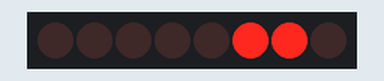
Simulated run of this sketch. Board: Arduino Uno, built with avr-gcc and run on an emulated ATmega328P. Shown: 8 shift-register outputs drawn as a row of LEDs (first output left, lit = HIGH). Wiring (inferred from the names in the program): shift register (74HC595): data pin 7; shift clock pin 6; latch pin 5. Wiring (inferred from the signals the program sends): row of LEDs: on Q0, Q1, Q2, Q3, Q4, Q5, Q6, Q7.

Above: at 2.1 s.
At 6.1 s:
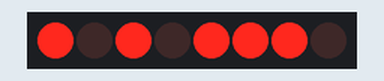
At 10.1 s:
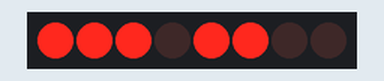
At 20.1 s:
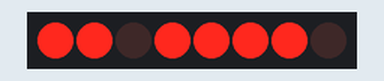
At 28.1 s:
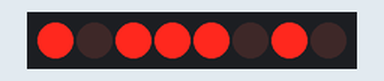
At 38.1 s:
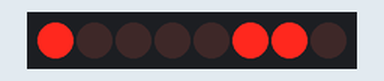
Timing chart, 0 to 39.6 s (numbered marks = the images above):
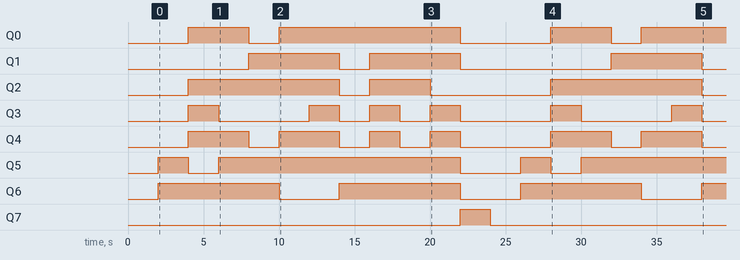

Measured:
- by itself, Q0: goes HIGH 4.0 s, LOW 2.0 s, HIGH 12.0 s, LOW 6.0 s, HIGH 4.0 s, LOW 2.0 s, then HIGH
- by itself, Q1: goes HIGH 6.0 s, LOW 2.0 s, HIGH 6.0 s, LOW 10.0 s, HIGH 6.0 s, then LOW
- by itself, Q2: goes HIGH 10.0 s, LOW 2.0 s, HIGH 4.0 s, LOW 8.0 s, HIGH 10.0 s, then LOW
- by itself, Q3: LOW → HIGH at 4.0 s, → LOW 2.0 s later, → HIGH 6.0 s later, → LOW 2.0 s later, … (12 changes in this stretch)
- by itself, Q4: LOW → HIGH at 4.0 s, → LOW 4.0 s later, → HIGH 2.0 s later, → LOW 4.0 s later, … (12 changes in this stretch)
- by itself, Q5: goes HIGH 2.0 s, LOW 2.0 s, HIGH 16.0 s, LOW 4.0 s, HIGH 2.0 s, LOW 2.0 s, then HIGH
- by itself, Q6: alternates HIGH for 8.0 s and LOW for 4.0 s
- by itself, Q7: LOW → HIGH at 22.0 s, → LOW 2.0 s later

The sketch:

Array_Cycle_Digits_LgDigitDriver_7Seg_dw.ino
```cpp
// dw Array Cycle Digits on Display
// dw Version  SparkFun Large Digit Driver (TPIC6C596 IC) https://www.sparkfun.com/products/13279
// Post #12 https://forum.arduino.cc/t/9-digit-numbers-and-words-on-7-segment-using-large-digit-driver-from-sparkfun/646721/11
// For use with Sparkfun LARGE DIGIT DRIVER BOARDS (may work with other shift registers but that's down to you!)
// Prepared by Dave Wilkie based on a method learnt by watching a video by Kristian Blåsol entitled: Using a 74HC595 to connect an Arduino to a 7-segment LED display - Anything Arduino episode 9
// https://www.youtube.com/watch?v=cHA-fwiA4Qo
// This sketch was written to work with Sparkfun large digit driver boards using the wiring method outlined in the Sparkfun Large Digit Driver Board hookup guide.
// I could not get my head round the method used in the Sparkfun example so hopefully this might be easier to understand for some people.

// Here is a lookup table to show how to display each individual digit:
// digit    corresponding decimal number
//                      0   // dw added
//   1                 96
//   2                 93
//   3                117
//   4                102
//   5                 55
//   6                 63
//   7                 97
//   8                127
//   9                103
//   0                123
//   DP               128  //dw added   https://learn.sunfounder.com/lesson-20-74hc595-2/
// Using the method used in this sketch/program Each segment has a numerical value as shown below in this diagram:

//                            1 (top segment value=1
//                          -----
//            Top left    2|     |64 top Right
//      Middle Horizontal   --4--
//    Bottom Left         8|     |32 Bottom Right segment
//     Bottom horizontal    --16-
//
// So referring to the above diagram  if we wanted to display a number 8 we would add together 1+2+4+64+8+16+32 = 127
// so this bit of code:
// shiftOut(segmentData, segmentClock, MSBFIRST, 127);
// will display a number 8
// to display a number 1 we want the right 2 segments with a combined value of 64+32=96
// therefore:
// shiftOut(segmentData, segmentClock, MSBFIRST, 96);
// Would display a number 1
// This is a simple sketch to count from 0 to 9, if using a single 7 segment unit the numbers will count up on the single digit, if additional digits are connected as per the spark fun guide then the numbers will scroll to the right as they count up
// This is due to the fact that as the latch pin is raised and lowered each large digit driver board will shunt the configuration that is on it out of the right handside to be stored by the next digit and so on down the line.
// If you have 9 digits (as I have) in order to display a nine digit number one would write the latch pin low ShiftOut 9 digits and then write the latch pin high again.
// Think of the data being written as a flow of water flowing left to right and the latch Pin acting as a dam to stop the flow at whatever point the data is at. Once data flows out of the furthest right digit it is lost/deleted/evaporates/goes over the waterfall!


byte segmentLatch = 5;  // Pin 5 goes to LAT on the IN side of the first Spark fun large digit driver board
byte segmentClock = 6;  // Pin 6 goes to CLK on the IN side of the first large digit driver board
byte segmentData = 7;

// n is an array of 12 integers
int n[12] = { 0, 96, 93, 117, 102, 55, 63, 97, 127, 103, 123, 128 };


void setup() {

  pinMode(segmentLatch, OUTPUT);
  pinMode(segmentData, OUTPUT);
  pinMode(segmentClock, OUTPUT);
}

void loop() {
  for (int i = 0; i < 12; ++i) {
    digitalWrite(segmentLatch, LOW);
    shiftOut(segmentData, segmentClock, MSBFIRST, n[i]);
    digitalWrite(segmentLatch, HIGH);
    delay(2000);
  }

}
```
